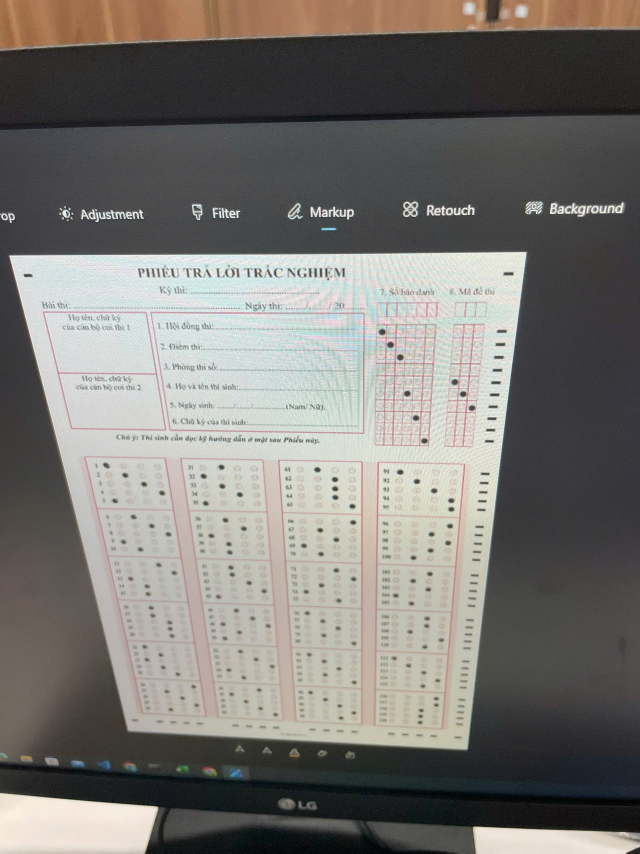
#> input picture image/87a1d03931b396edcfa29.jpg, 1920 x 2560 px (shown at 1/3 size)
$ python -i saber.py   (imports and definitions only)
#> lines starting #> are read from the running program, lines starting #| are printed output that depends on the picture; after the words box and inside, x2 and y2 are one past the last pixel; in counts of white or black regions, pixels touching at a corner belong together
import cv2
import numpy as np
# from google.colab.patches import cv2_imshow

def getContours(img,cThread=[100,100],minArea=1000, filter=4):
    imgGray = cv2.cvtColor(img, cv2.COLOR_BGR2GRAY)
    imgBlur = cv2.GaussianBlur(imgGray, (5, 5), 1)
    imgCanny = cv2.Canny(imgBlur,cThread[0],cThread[1])
    kernel = np.ones((5,5))
    imgDilation = cv2.dilate(imgCanny, kernel, iterations = 3)
    imgThre = cv2.erode(imgDilation, kernel, iterations = 2)

    contours, _ = cv2.findContours(imgThre, cv2.RETR_EXTERNAL, cv2.CHAIN_APPROX_SIMPLE)
    final_countours = []
    for contour in contours:
        area = cv2.contourArea(contour)
        if area > minArea:
            peri = cv2.arcLength(contour,True)
            approx = cv2.approxPolyDP(contour,0.02*peri,True)
            bbox = cv2.boundingRect(approx)
            if filter > 0:
                if len(approx) == filter:
                    final_countours.append([len(approx),area,approx,bbox,contour])
            else:
                final_countours.append([len(approx),area,approx,bbox,contour])
    final_countours = sorted(final_countours, key = lambda x:x[1], reverse=True)

    return img, final_countours

# [14 lines left out: function reorder, not called in this run]

def wrapImage(img, points, widthImg, heightImg, pad = 0):
    points= get_4_contour(points)
    pts1 = np.float32(points)
    pts2 = np.float32([[0, 0],[widthImg, 0], [0, heightImg],[widthImg, heightImg]]) # PREPARE POINTS FOR WARP

    matrix = cv2.getPerspectiveTransform(pts1, pts2)
    wrap = cv2.warpPerspective(img, matrix, (widthImg, heightImg))
    wrap = wrap[pad:wrap.shape[0]-pad,pad:wrap.shape[1]-pad]
    return wrap

def get_4_contour(points):
    center = np.mean(points, axis=0).astype(int)

    points_above_center = np.array([point.squeeze() for point in points if point.squeeze()[1] < center[0][1]])
    points_below_center = np.array([point.squeeze() for point in points if point.squeeze()[1] >= center[0][1]])

    top_left = points_above_center[np.argmin(points_above_center[:, 0])]
    top_right = points_above_center[np.argmax(points_above_center[:, 0])]
    botton_left = points_below_center[np.argmin(points_below_center[:, 0])]
    botton_right = points_below_center[np.argmax(points_below_center[:, 0])]
    return np.array([[top_left], [top_right], [botton_left],[botton_right]])

#cắt vùng phiếu
def findFullAnswerSheet(pathImage, width =1830, height =2560):
#> called with pathImage = 'image/87a1d03931b396edcfa29.jpg', width = 1830, height = 2560
    img = cv2.imread(pathImage)
#> img is the input picture: shape (2560, 1920, 3); mean B, G, R 115.5, 119.5, 122
    _, countours = getContours(img,minArea=300000)
#> in getContours, `imgGray = cv2.cvtColor(img, cv2.COLOR_BGR2GRAY)`:
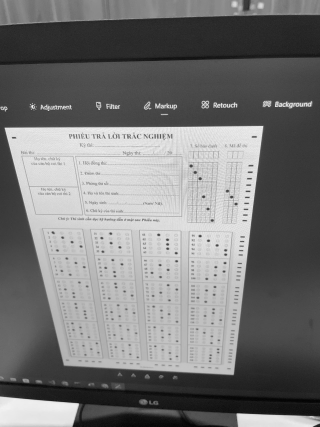
#> imgGray: shape (2560, 1920) (shown at 1/6 size); min 0, max 255, mean 119.8
#> in getContours, `imgCanny = cv2.Canny(imgBlur,cThread[0],cThread[1])`:
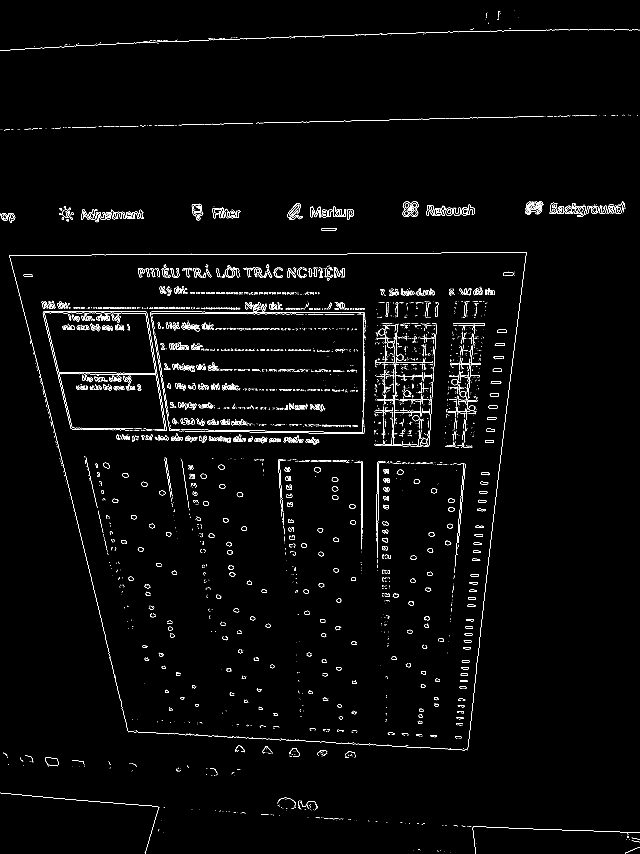
#> imgCanny: shape (2560, 1920) (shown at 1/3 size); 1.5% white in thin lines or dots
#> in getContours, `imgDilation = cv2.dilate(imgCanny, kernel, iterations = 3)`:
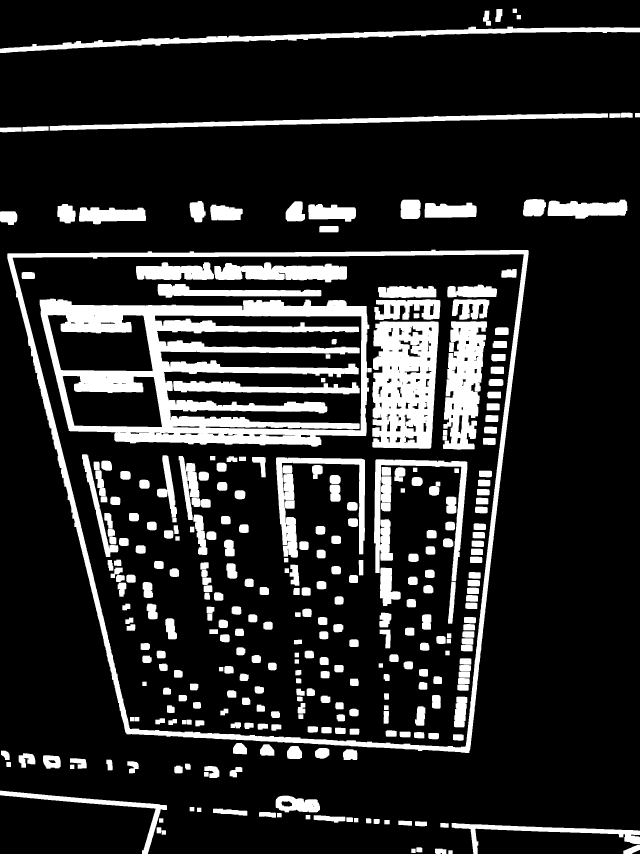
#> imgDilation: shape (2560, 1920) (shown at 1/3 size); 16.2% white; 326 white regions, largest, box (x1, y1, x2, y2) and area: (119, 896, 1108, 1340) 177172, (22, 749, 1586, 2259) 82075, (1117, 964, 1316, 1346) 63044
#> in getContours, `imgThre = cv2.erode(imgDilation, kernel, iterations = 2)`:
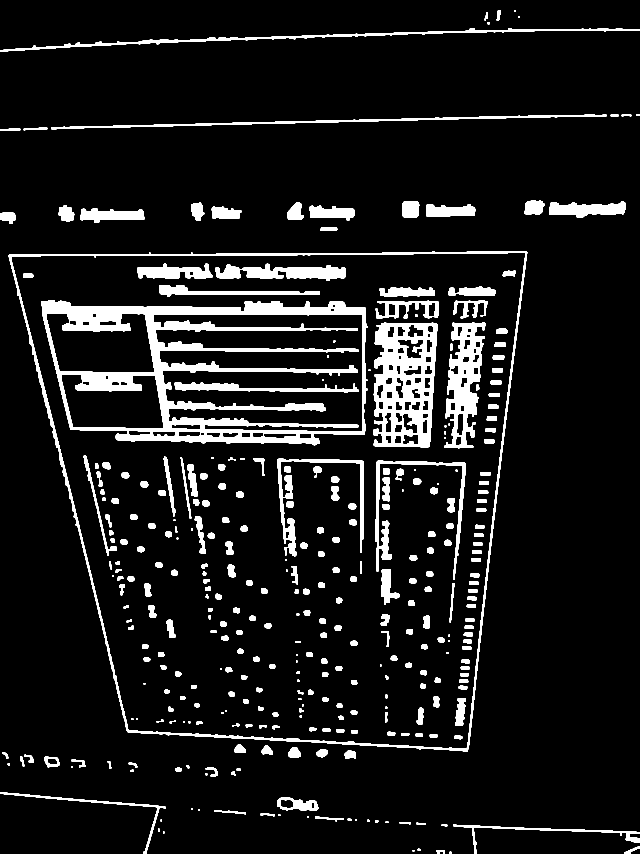
#> imgThre: shape (2560, 1920) (shown at 1/3 size); 8.7% white; 341 white regions
#> in getContours, `contours, _ = cv2.findContours(imgThre, cv2.RETR_EXTERNAL, cv2.CHAIN_A..`: contours = 72 contours, 9 with area under 20; largest, box (x1, y1, x2, y2) and area: (26, 753, 1582, 2255) 1879094, (0, 84, 1920, 155) 9992, (153, 344, 1820, 388) 7320, (1647, 603, 1878, 652) 6935, (241, 626, 434, 669) 5144
#> the loop in getContours, `for contour in contours:` made 72 passes
#> (area, peri, approx, bbox) on pass 48: (1879093.5, 5847.7, [[1580, 754], [26, 765], [384, 2198], [1403, 2254]], (26, 754, 1555, 1501))
#> after the loop in getContours, `for contour in contours:`: final_countours = 1 item
#> countours = 1 item
    points_test_paper = get_4_contour(countours[0][2])
#> in get_4_contour, `center = np.mean(points, axis=0).astype(int)`: center = [[848, 1492]]
#> in get_4_contour, `points_above_center = np.array([point.squeeze() for point in points if..`: points_above_center = [[1580, 754], [26, 765]]
#> in get_4_contour, `points_below_center = np.array([point.squeeze() for point in points if..`: points_below_center = [[384, 2198], [1403, 2254]]
#> in get_4_contour, `top_left = points_above_center[np.argmin(points_above_center[:, 0])]`: top_left = [26, 765]
#> in get_4_contour, `top_right = points_above_center[np.argmax(points_above_center[:, 0])]`: top_right = [1580, 754]
#> in get_4_contour, `botton_left = points_below_center[np.argmin(points_below_center[:, 0])]`: botton_left = [384, 2198]
#> in get_4_contour, `botton_right = points_below_center[np.argmax(points_below_center[:, 0])]`: botton_right = [1403, 2254]
#> points_test_paper = [[26, 765], [1580, 754], [384, 2198], [1403, 2254]]
    return wrapImage(img, points_test_paper, width, height)
#> in wrapImage, `points= get_4_contour(points)`: points has the same summary as points_test_paper in findFullAnswerSheet
#> in wrapImage, `pts1 = np.float32(points)`: pts1 has the same summary as points_test_paper in findFullAnswerSheet
#> in wrapImage, `matrix = cv2.getPerspectiveTransform(pts1, pts2)`: matrix = [[1.06, -0.264, 174.5], [0.00702, 0.991, -758.6], [3.55e-05, -0.000208, 1]]
#> in wrapImage, `wrap = cv2.warpPerspective(img, matrix, (widthImg, heightImg))`:
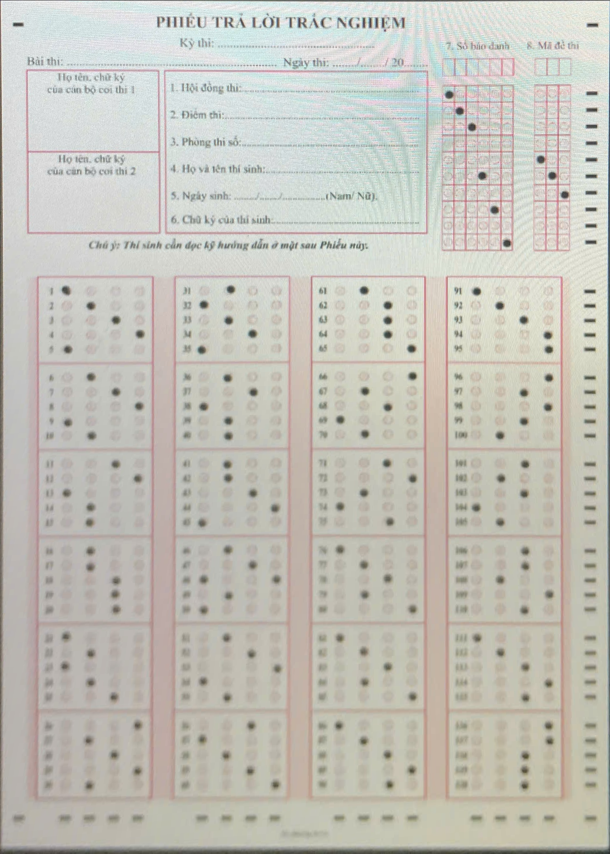
#> wrap: shape (2560, 1830, 3) (shown at 1/3 size); mean B, G, R 185.7, 194, 196

# [158 lines left out: functions get_test_code_image, get_student_code_image, get_sheet_ans_image, get_part_sheet_ans_image, get_student_code, get_test_code and 1 more, not called in this run]

>>> result = findFullAnswerSheet('image/87a1d03931b396edcfa29.jpg')

$ run again, on image/90ee107cf1f656a80fe78.jpg
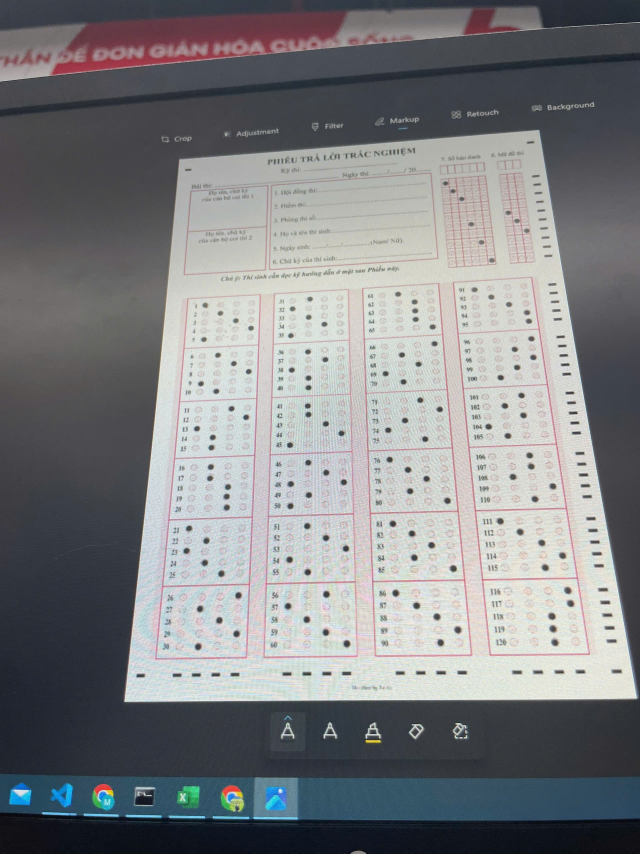
#> input picture image/90ee107cf1f656a80fe78.jpg, 1920 x 2560 px (shown at 1/3 size)
#> in findFullAnswerSheet, img is the input picture: shape (2560, 1920, 3); mean B, G, R 131.4, 128.9, 127.5
#> in getContours, `imgCanny = cv2.Canny(imgBlur,cThread[0],cThread[1])`:
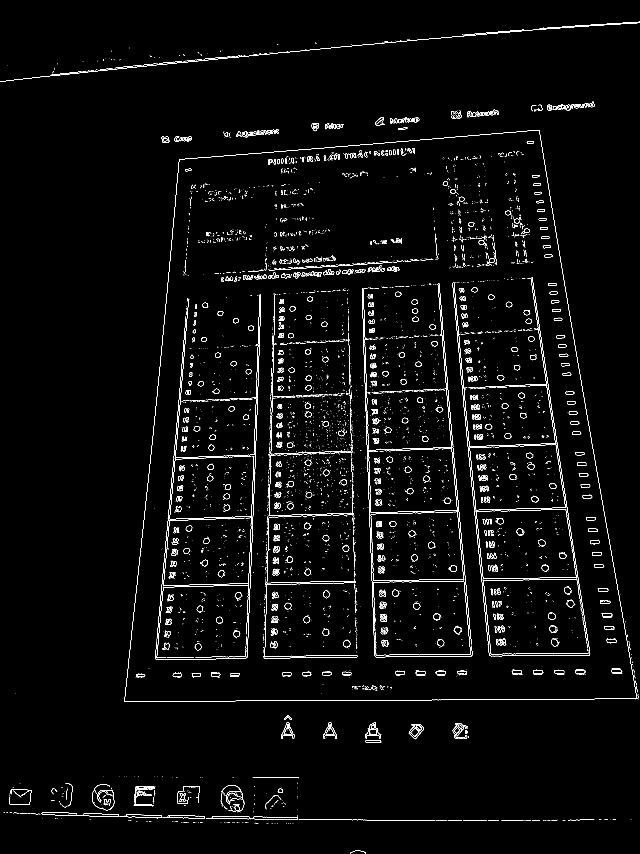
#> imgCanny: shape (2560, 1920) (shown at 1/3 size); 1.8% white in thin lines or dots
#> imgDilation: shape (2560, 1920); 22.6% white; 556 white regions, largest, box (x1, y1, x2, y2) and area: (774, 843, 1424, 1982) 252536, (366, 384, 1920, 2112) 85328, (1352, 825, 1777, 1975) 83682
#> imgThre: shape (2560, 1920); 11.2% white; 690 white regions
#> contours = 64 contours, 6 with area under 20; largest, box (x1, y1, x2, y2) and area: (370, 388, 1920, 2108) 2189495, (9, 2350, 1675, 2473) 25684, (0, 63, 1920, 248) 12746, (398, 2358, 468, 2421) 3818, (25, 2359, 96, 2417) 3278
#> the loop in getContours, `for contour in contours:` made 64 passes
#> (area, peri, approx, bbox) on pass 38: (2189495, 6238.6, [[1619, 388], [536, 476], [371, 2107], [1919, 2099]], (371, 388, 1549, 1720))
#> after the loop in getContours, `for contour in contours:`: final_countours = 1 item
#> center = [[1111, 1267]]
#> points_above_center = [[1619, 388], [536, 476]]
#> points_below_center = [[371, 2107], [1919, 2099]]
#> top_left = [536, 476]
#> top_right = [1619, 388]
#> botton_left = [371, 2107]
#> botton_right = [1919, 2099]
#> points_test_paper = [[536, 476], [1619, 388], [371, 2107], [1919, 2099]]
#> points has the same summary as points_test_paper in findFullAnswerSheet
#> pts1 has the same summary as points_test_paper in findFullAnswerSheet
#> matrix = [[2.13, 0.215, -1243.8], [0.216, 2.66, -1379.7], [8.05e-05, 0.000308, 1]]
#> in wrapImage, `wrap = cv2.warpPerspective(img, matrix, (widthImg, heightImg))`:
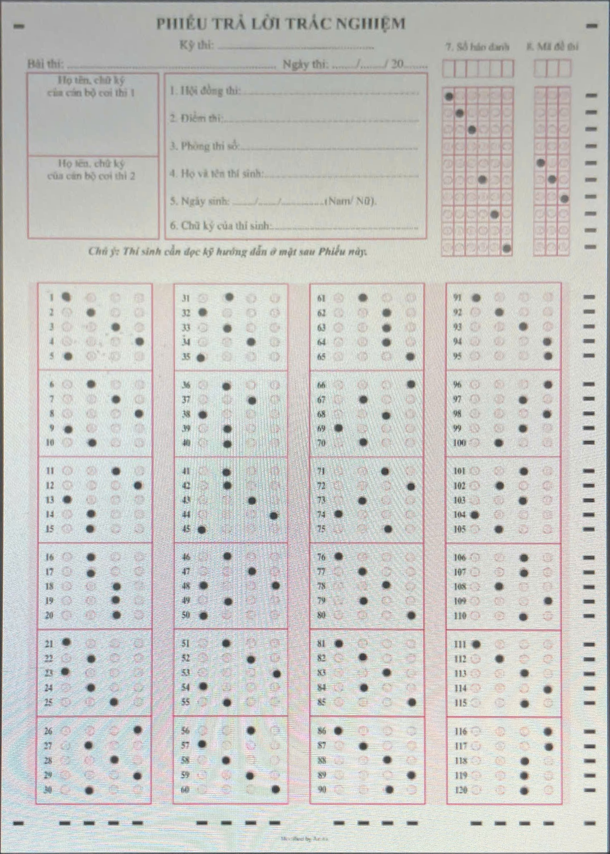
#> wrap: shape (2560, 1830, 3) (shown at 1/3 size); mean B, G, R 196.1, 199.5, 199.7

$ run again, on image/9391cd0c2c868bd8d2976.jpg
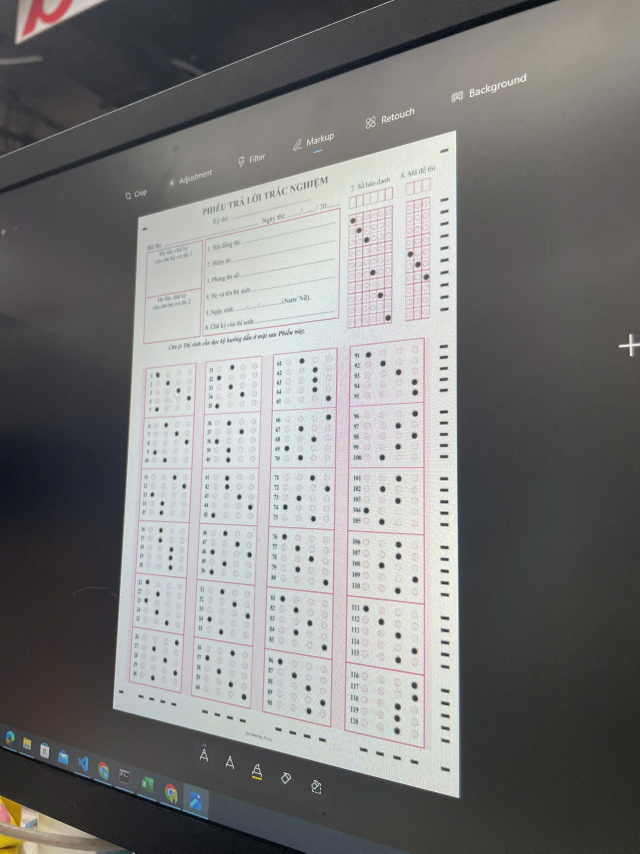
#> input picture image/9391cd0c2c868bd8d2976.jpg, 1920 x 2560 px (shown at 1/3 size)
#> in findFullAnswerSheet, img is the input picture: shape (2560, 1920, 3); mean B, G, R 121.9, 122.6, 122.7
#> in getContours, `imgCanny = cv2.Canny(imgBlur,cThread[0],cThread[1])`:
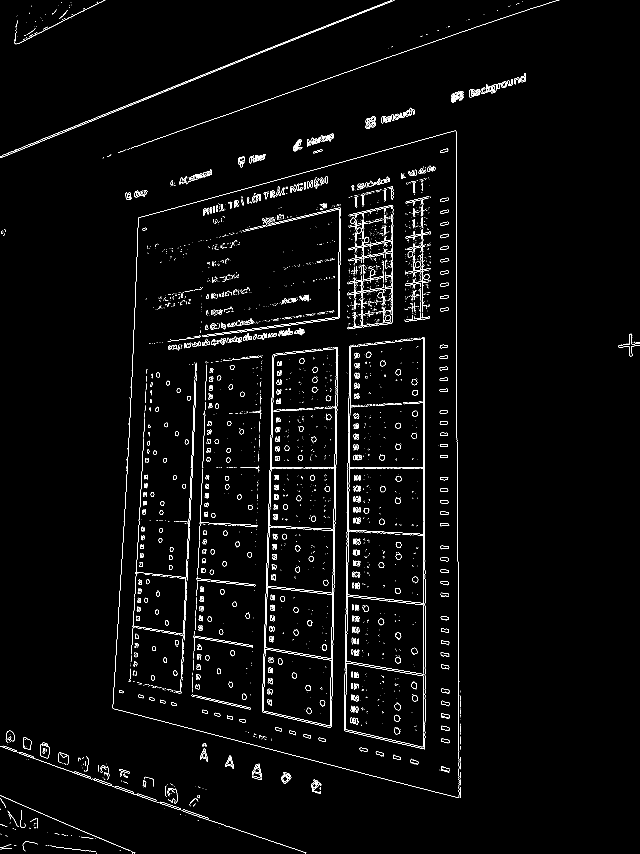
#> imgCanny: shape (2560, 1920) (shown at 1/3 size); 1.7% white in thin lines or dots
#> imgDilation: shape (2560, 1920); 19% white; 403 white regions, largest, box (x1, y1, x2, y2) and area: (780, 1035, 1021, 2189) 89633, (332, 385, 1388, 2400) 80496, (1026, 1006, 1282, 2254) 80143
#> imgThre: shape (2560, 1920); 9.7% white; 462 white regions
#> contours = 57 contours, 3 with area under 20; largest, box (x1, y1, x2, y2) and area: (336, 389, 1384, 2396) 1737584, (0, 2190, 921, 2560) 17373, (0, 0, 1186, 476) 11328, (353, 0, 1680, 461) 7244, (1407, 217, 1580, 294) 3894
#> the loop in getContours, `for contour in contours:` made 57 passes
#> (area, peri, approx, bbox) on pass 32: (1737583.5, 5793.2, [[1369, 389], [414, 650], [337, 2128], [1383, 2395]], (337, 389, 1047, 2007))
#> after the loop in getContours, `for contour in contours:`: final_countours = 1 item
#> center = [[875, 1390]]
#> points_above_center = [[1369, 389], [414, 650]]
#> points_below_center = [[337, 2128], [1383, 2395]]
#> top_left = [414, 650]
#> top_right = [1369, 389]
#> botton_left = [337, 2128]
#> botton_right = [1383, 2395]
#> points_test_paper = [[414, 650], [1369, 389], [337, 2128], [1383, 2395]]
#> points has the same summary as points_test_paper in findFullAnswerSheet
#> pts1 has the same summary as points_test_paper in findFullAnswerSheet
#> matrix = [[3.28, 0.171, -1470], [0.662, 2.42, -1847.9], [0.000474, 0.000103, 1]]
#> in wrapImage, `wrap = cv2.warpPerspective(img, matrix, (widthImg, heightImg))`:
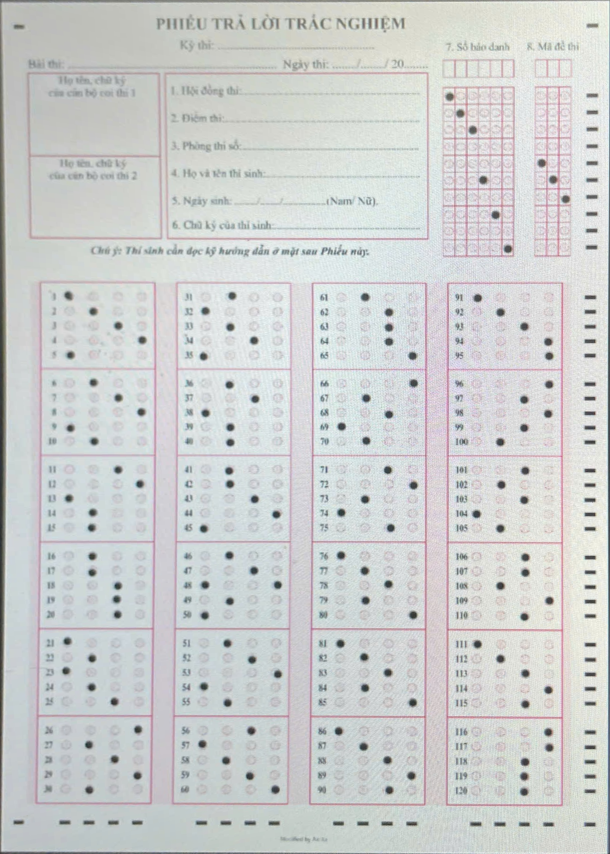
#> wrap: shape (2560, 1830, 3) (shown at 1/3 size); mean B, G, R 206.9, 207.4, 205.4
